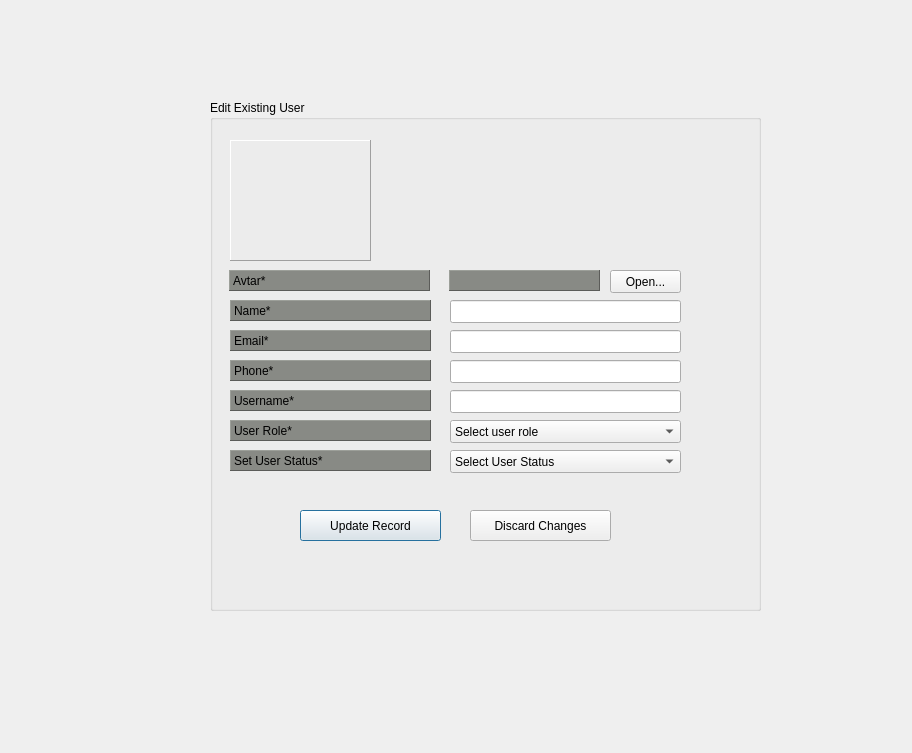
<?xml version="1.0" encoding="UTF-8"?>
<ui version="4.0">
 <class>EditUser</class>
 <widget class="QDialog" name="EditUser">
  <property name="geometry">
   <rect>
    <x>0</x>
    <y>0</y>
    <width>912</width>
    <height>753</height>
   </rect>
  </property>
  <property name="windowTitle">
   <string>Dialog</string>
  </property>
  <widget class="QGroupBox" name="groupBox">
   <property name="geometry">
    <rect>
     <x>210</x>
     <y>100</y>
     <width>551</width>
     <height>511</height>
    </rect>
   </property>
   <property name="title">
    <string>Edit Existing User</string>
   </property>
   <widget class="QLabel" name="lbl_first_name">
    <property name="geometry">
     <rect>
      <x>20</x>
      <y>200</y>
      <width>201</width>
      <height>21</height>
     </rect>
    </property>
    <property name="styleSheet">
     <string notr="true">background-color: rgb(136, 138, 133);</string>
    </property>
    <property name="frameShape">
     <enum>QFrame::Panel</enum>
    </property>
    <property name="frameShadow">
     <enum>QFrame::Raised</enum>
    </property>
    <property name="text">
     <string>Name*</string>
    </property>
   </widget>
   <widget class="QLineEdit" name="le_name">
    <property name="geometry">
     <rect>
      <x>240</x>
      <y>200</y>
      <width>231</width>
      <height>23</height>
     </rect>
    </property>
   </widget>
   <widget class="QLineEdit" name="le_email">
    <property name="geometry">
     <rect>
      <x>240</x>
      <y>230</y>
      <width>231</width>
      <height>23</height>
     </rect>
    </property>
   </widget>
   <widget class="QLabel" name="lbl_email">
    <property name="geometry">
     <rect>
      <x>20</x>
      <y>230</y>
      <width>201</width>
      <height>21</height>
     </rect>
    </property>
    <property name="styleSheet">
     <string notr="true">background-color: rgb(136, 138, 133);</string>
    </property>
    <property name="frameShape">
     <enum>QFrame::Panel</enum>
    </property>
    <property name="frameShadow">
     <enum>QFrame::Raised</enum>
    </property>
    <property name="text">
     <string>Email*</string>
    </property>
   </widget>
   <widget class="QLineEdit" name="le_phone">
    <property name="geometry">
     <rect>
      <x>240</x>
      <y>260</y>
      <width>231</width>
      <height>23</height>
     </rect>
    </property>
   </widget>
   <widget class="QLineEdit" name="le_username">
    <property name="geometry">
     <rect>
      <x>240</x>
      <y>290</y>
      <width>231</width>
      <height>23</height>
     </rect>
    </property>
   </widget>
   <widget class="QLabel" name="lbl_username">
    <property name="geometry">
     <rect>
      <x>20</x>
      <y>290</y>
      <width>201</width>
      <height>21</height>
     </rect>
    </property>
    <property name="styleSheet">
     <string notr="true">background-color: rgb(136, 138, 133);</string>
    </property>
    <property name="frameShape">
     <enum>QFrame::Panel</enum>
    </property>
    <property name="frameShadow">
     <enum>QFrame::Raised</enum>
    </property>
    <property name="text">
     <string>Username*</string>
    </property>
   </widget>
   <widget class="QLabel" name="lbl_phone">
    <property name="geometry">
     <rect>
      <x>20</x>
      <y>260</y>
      <width>201</width>
      <height>21</height>
     </rect>
    </property>
    <property name="styleSheet">
     <string notr="true">background-color: rgb(136, 138, 133);</string>
    </property>
    <property name="frameShape">
     <enum>QFrame::Panel</enum>
    </property>
    <property name="frameShadow">
     <enum>QFrame::Raised</enum>
    </property>
    <property name="text">
     <string>Phone*</string>
    </property>
   </widget>
   <widget class="QLabel" name="lbl_avatar">
    <property name="geometry">
     <rect>
      <x>19</x>
      <y>170</y>
      <width>201</width>
      <height>21</height>
     </rect>
    </property>
    <property name="styleSheet">
     <string notr="true">background-color: rgb(136, 138, 133);</string>
    </property>
    <property name="frameShape">
     <enum>QFrame::Panel</enum>
    </property>
    <property name="frameShadow">
     <enum>QFrame::Raised</enum>
    </property>
    <property name="text">
     <string>Avtar*</string>
    </property>
   </widget>
   <widget class="QPushButton" name="btnUpdateRecord">
    <property name="geometry">
     <rect>
      <x>90</x>
      <y>410</y>
      <width>141</width>
      <height>31</height>
     </rect>
    </property>
    <property name="text">
     <string>Update Record</string>
    </property>
    <property name="icon">
     <iconset resource="resources.qrc">
      <normaloff>:/resources/icons/interfaces.png</normaloff>:/resources/icons/interfaces.png</iconset>
    </property>
    <property name="iconSize">
     <size>
      <width>24</width>
      <height>24</height>
     </size>
    </property>
   </widget>
   <widget class="QPushButton" name="btnDiscardChanges">
    <property name="geometry">
     <rect>
      <x>260</x>
      <y>410</y>
      <width>141</width>
      <height>31</height>
     </rect>
    </property>
    <property name="text">
     <string>Discard Changes</string>
    </property>
    <property name="icon">
     <iconset resource="resources.qrc">
      <normaloff>:/resources/icons/signs (3).png</normaloff>:/resources/icons/signs (3).png</iconset>
    </property>
    <property name="iconSize">
     <size>
      <width>24</width>
      <height>24</height>
     </size>
    </property>
   </widget>
   <widget class="QLabel" name="lbl_username_2">
    <property name="geometry">
     <rect>
      <x>20</x>
      <y>320</y>
      <width>201</width>
      <height>21</height>
     </rect>
    </property>
    <property name="styleSheet">
     <string notr="true">background-color: rgb(136, 138, 133);</string>
    </property>
    <property name="frameShape">
     <enum>QFrame::Panel</enum>
    </property>
    <property name="frameShadow">
     <enum>QFrame::Raised</enum>
    </property>
    <property name="text">
     <string>User Role*</string>
    </property>
   </widget>
   <widget class="QComboBox" name="cb_user_role">
    <property name="geometry">
     <rect>
      <x>240</x>
      <y>320</y>
      <width>231</width>
      <height>23</height>
     </rect>
    </property>
    <item>
     <property name="text">
      <string>Select user role</string>
     </property>
    </item>
    <item>
     <property name="text">
      <string>cashier</string>
     </property>
    </item>
    <item>
     <property name="text">
      <string>Supervisor</string>
     </property>
    </item>
    <item>
     <property name="text">
      <string>admin</string>
     </property>
    </item>
    <item>
     <property name="text">
      <string>superadmin</string>
     </property>
    </item>
   </widget>
   <widget class="QLabel" name="lbl_image">
    <property name="geometry">
     <rect>
      <x>239</x>
      <y>170</y>
      <width>151</width>
      <height>21</height>
     </rect>
    </property>
    <property name="styleSheet">
     <string notr="true">background-color: rgb(136, 138, 133);</string>
    </property>
    <property name="frameShape">
     <enum>QFrame::Panel</enum>
    </property>
    <property name="frameShadow">
     <enum>QFrame::Raised</enum>
    </property>
    <property name="text">
     <string/>
    </property>
   </widget>
   <widget class="QPushButton" name="pushbuttonAvatar">
    <property name="geometry">
     <rect>
      <x>400</x>
      <y>170</y>
      <width>71</width>
      <height>23</height>
     </rect>
    </property>
    <property name="text">
     <string>Open...</string>
    </property>
   </widget>
   <widget class="QLabel" name="avatar_display">
    <property name="geometry">
     <rect>
      <x>20</x>
      <y>40</y>
      <width>141</width>
      <height>121</height>
     </rect>
    </property>
    <property name="frameShape">
     <enum>QFrame::Panel</enum>
    </property>
    <property name="frameShadow">
     <enum>QFrame::Raised</enum>
    </property>
    <property name="text">
     <string/>
    </property>
   </widget>
   <widget class="QLabel" name="lbl_username_3">
    <property name="geometry">
     <rect>
      <x>20</x>
      <y>350</y>
      <width>201</width>
      <height>21</height>
     </rect>
    </property>
    <property name="styleSheet">
     <string notr="true">background-color: rgb(136, 138, 133);</string>
    </property>
    <property name="frameShape">
     <enum>QFrame::Panel</enum>
    </property>
    <property name="frameShadow">
     <enum>QFrame::Raised</enum>
    </property>
    <property name="text">
     <string>Set User Status*</string>
    </property>
   </widget>
   <widget class="QComboBox" name="cb_user_status">
    <property name="geometry">
     <rect>
      <x>240</x>
      <y>350</y>
      <width>231</width>
      <height>23</height>
     </rect>
    </property>
    <item>
     <property name="text">
      <string>Select User Status</string>
     </property>
    </item>
    <item>
     <property name="text">
      <string>active</string>
     </property>
    </item>
    <item>
     <property name="text">
      <string>under evaluation</string>
     </property>
    </item>
   </widget>
  </widget>
  <widget class="QLabel" name="label">
   <property name="geometry">
    <rect>
     <x>110</x>
     <y>70</y>
     <width>101</width>
     <height>101</height>
    </rect>
   </property>
   <property name="styleSheet">
    <string notr="true">border-image: url(:/resources/icons/Logo2.png);</string>
   </property>
   <property name="text">
    <string/>
   </property>
  </widget>
  <widget class="QLabel" name="label_2">
   <property name="geometry">
    <rect>
     <x>40</x>
     <y>0</y>
     <width>791</width>
     <height>641</height>
    </rect>
   </property>
   <property name="styleSheet">
    <string notr="true">border-image: url(:/resources/background/picklit.jpg);</string>
   </property>
   <property name="text">
    <string/>
   </property>
  </widget>
  <zorder>label_2</zorder>
  <zorder>groupBox</zorder>
  <zorder>label</zorder>
 </widget>
 <resources>
  <include location="resources.qrc"/>
 </resources>
 <connections/>
</ui>
